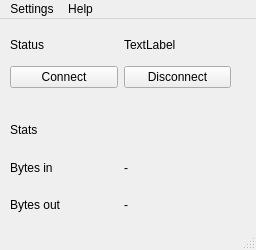
<?xml version="1.0" encoding="UTF-8"?>
<ui version="4.0">
 <class>MainWindow</class>
 <widget class="QMainWindow" name="MainWindow">
  <property name="geometry">
   <rect>
    <x>0</x>
    <y>0</y>
    <width>256</width>
    <height>250</height>
   </rect>
  </property>
  <property name="windowTitle">
   <string>MainWindow</string>
  </property>
  <widget class="QWidget" name="centralwidget">
   <widget class="QWidget" name="verticalLayoutWidget">
    <property name="geometry">
     <rect>
      <x>10</x>
      <y>10</y>
      <width>221</width>
      <height>191</height>
     </rect>
    </property>
    <layout class="QVBoxLayout" name="verticalLayout">
     <item>
      <layout class="QHBoxLayout" name="horizontalLayout_2">
       <item>
        <widget class="QLabel" name="label">
         <property name="text">
          <string>Status</string>
         </property>
        </widget>
       </item>
       <item>
        <widget class="QLabel" name="connectionStatus">
         <property name="text">
          <string>TextLabel</string>
         </property>
        </widget>
       </item>
      </layout>
     </item>
     <item>
      <layout class="QHBoxLayout" name="horizontalLayout">
       <item>
        <widget class="QPushButton" name="connectButton">
         <property name="text">
          <string>Connect</string>
         </property>
        </widget>
       </item>
       <item>
        <widget class="QPushButton" name="disconnectButton">
         <property name="text">
          <string>Disconnect</string>
         </property>
        </widget>
       </item>
      </layout>
     </item>
     <item>
      <spacer name="horizontalSpacer">
       <property name="orientation">
        <enum>Qt::Horizontal</enum>
       </property>
       <property name="sizeHint" stdset="0">
        <size>
         <width>218</width>
         <height>20</height>
        </size>
       </property>
      </spacer>
     </item>
     <item>
      <widget class="QLabel" name="label_2">
       <property name="text">
        <string>Stats</string>
       </property>
      </widget>
     </item>
     <item>
      <layout class="QHBoxLayout" name="horizontalLayout_3">
       <item>
        <widget class="QLabel" name="label_3">
         <property name="text">
          <string>Bytes in</string>
         </property>
        </widget>
       </item>
       <item>
        <widget class="QLabel" name="label_5">
         <property name="text">
          <string>-</string>
         </property>
        </widget>
       </item>
      </layout>
     </item>
     <item>
      <layout class="QHBoxLayout" name="horizontalLayout_4">
       <item>
        <widget class="QLabel" name="label_4">
         <property name="text">
          <string>Bytes out</string>
         </property>
        </widget>
       </item>
       <item>
        <widget class="QLabel" name="label_6">
         <property name="enabled">
          <bool>true</bool>
         </property>
         <property name="text">
          <string>-</string>
         </property>
        </widget>
       </item>
      </layout>
     </item>
    </layout>
   </widget>
  </widget>
  <widget class="QMenuBar" name="menubar">
   <property name="geometry">
    <rect>
     <x>0</x>
     <y>0</y>
     <width>256</width>
     <height>22</height>
    </rect>
   </property>
   <widget class="QMenu" name="menuConfiguration">
    <property name="title">
     <string>Settings</string>
    </property>
    <addaction name="actionOpen"/>
    <addaction name="actionNew"/>
   </widget>
   <widget class="QMenu" name="menuHelp">
    <property name="title">
     <string>Help</string>
    </property>
   </widget>
   <addaction name="menuConfiguration"/>
   <addaction name="menuHelp"/>
  </widget>
  <widget class="QStatusBar" name="statusbar"/>
  <action name="actionOpen">
   <property name="text">
    <string>Open</string>
   </property>
  </action>
  <action name="actionNew">
   <property name="text">
    <string>New</string>
   </property>
  </action>
 </widget>
 <resources/>
 <connections/>
</ui>
